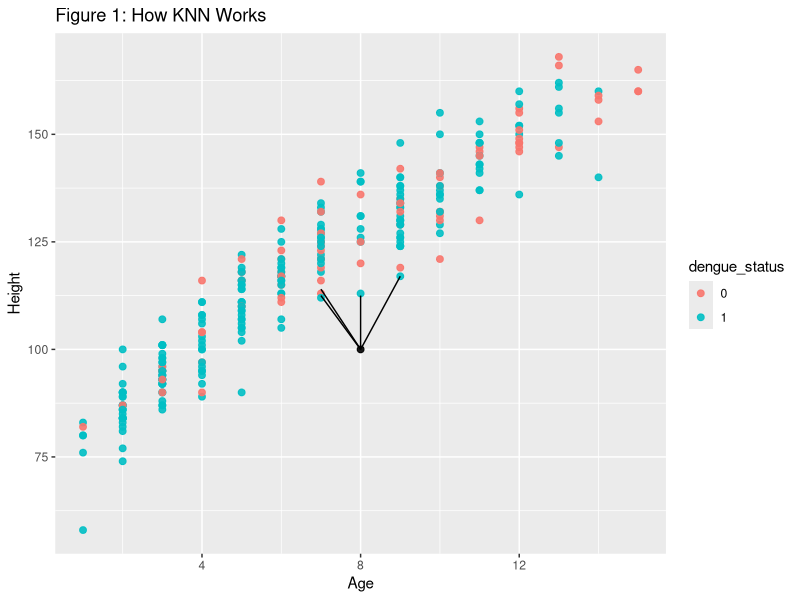
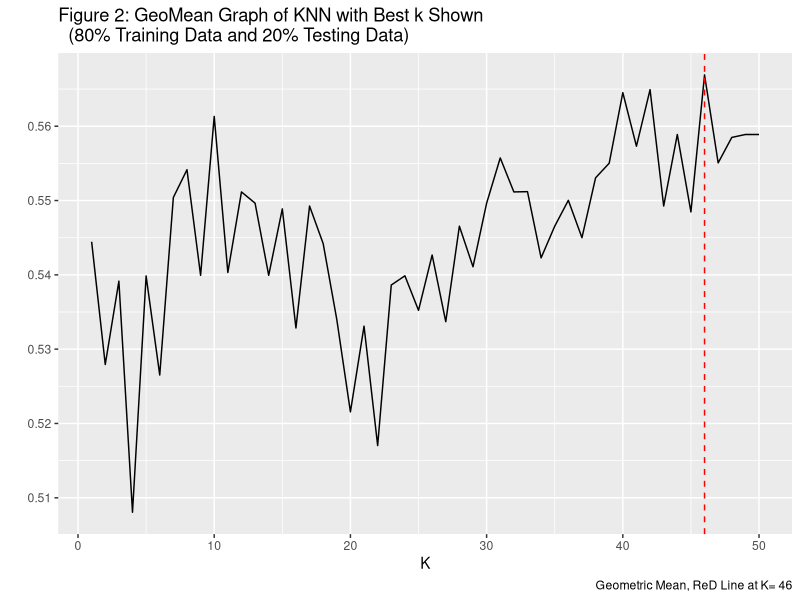
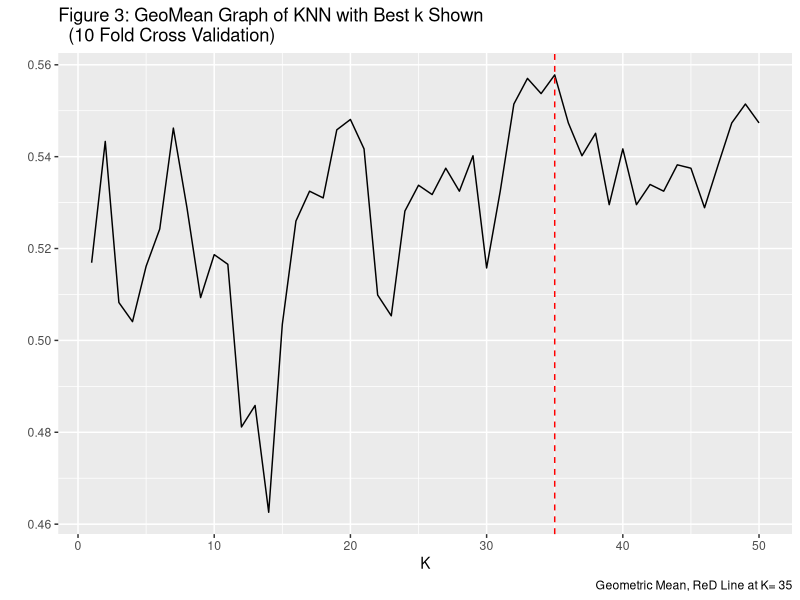
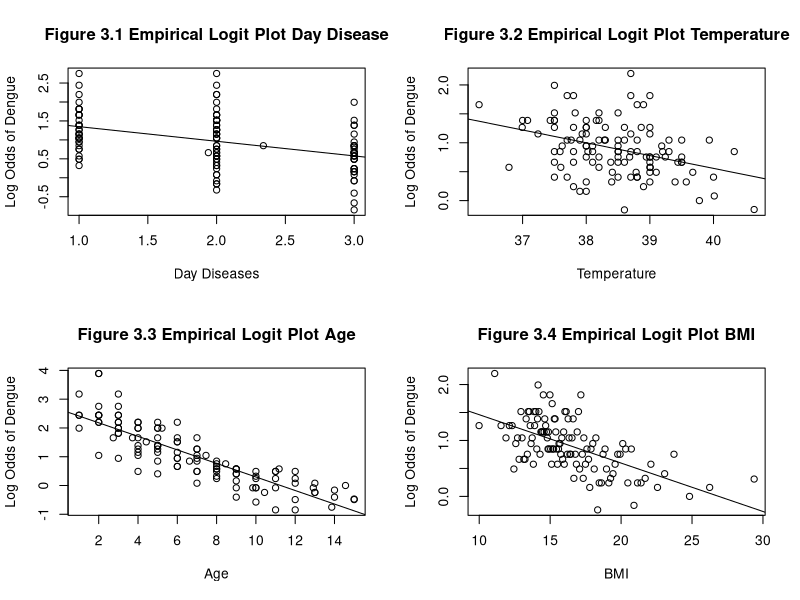
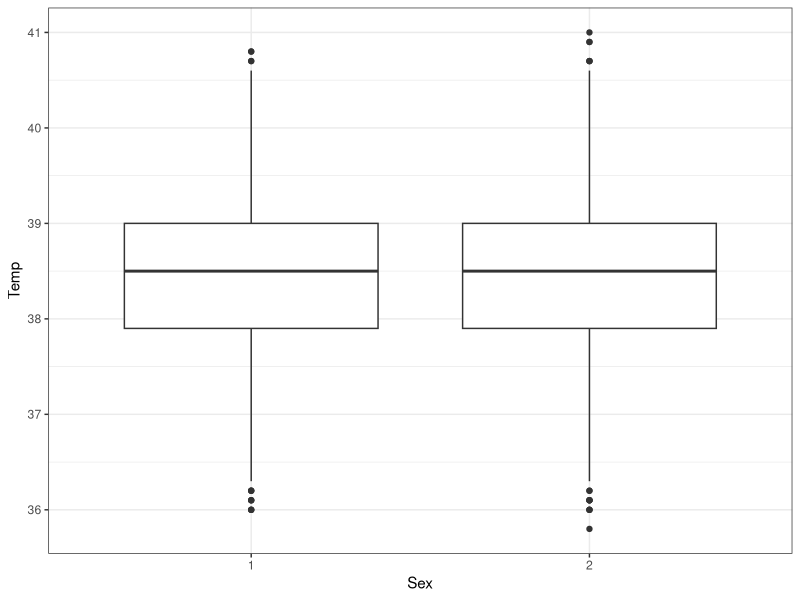
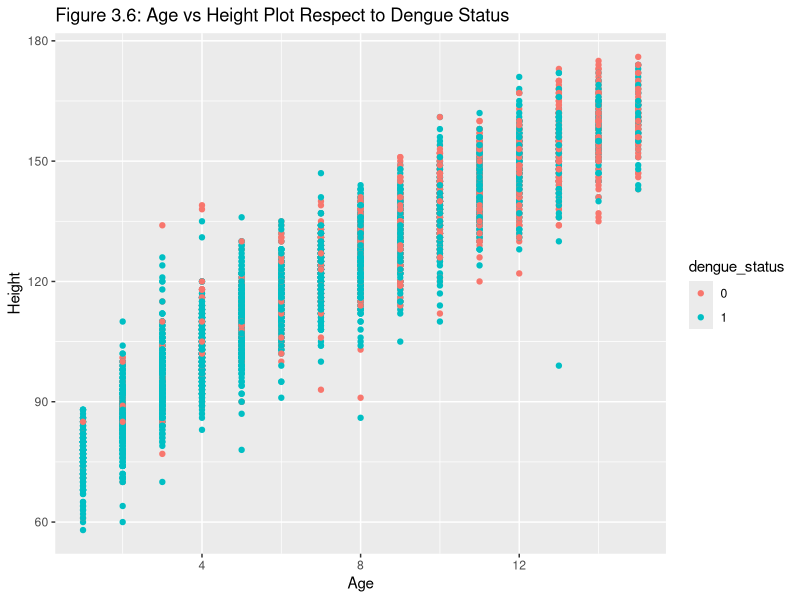

Reproduce these figures in R, in order.
## ---- chunk 1
#Load all required packages
library(ggplot2)
library(broom)
library(gridExtra)
library(dplyr)
library(class)
library(tidyverse)
library(gridExtra)
## ---- chunk 2
knitr::opts_chunk$set(echo = TRUE)
## ---- chunk 3
#Load dengue data
dengue<-read.csv("dengueData.csv")
## ---- chunk 4
#Checking if NA exists in data set
knitr::kable(sum(is.na(dengue)),col.names = "Missing Value")
## ---- chunk 5
#Take a look on data type and what the data looks like
glimpse(dengue)
## ---- chunk 6
#Create a data set for demo
knnDemo<-data.frame("dengue_status"= dengue$Y,"Age"= dengue$Age, "Height"= dengue$Height)
## ---- chunk 7
numb<-nrow(knnDemo)
#Set a seed for sampling
set.seed(363663)
#Subset a small portion of the full data set for demonstration purpose 
DemoSubsetRow<-sample(1:numb,numb*0.05,replace = FALSE)
SetForDemo<-knnDemo[DemoSubsetRow,]  
## ---- chunk 8
example_data<-data.frame("Age"= rep(NA,1),"Height"=rep(NA,1))
example_data$Age[1]<-8
example_data$Height[1]<-100

SetForDemo<-SetForDemo%>%
  mutate(dengue_status=as.character(dengue_status))
#demoTest<-example_data%>%
 # mutate(dengue_status_test=as.character(dengue_status))
ggplot()+
  geom_point(data = SetForDemo,aes(x=Age,y=Height,col=dengue_status),size=2,alpha=0.9,shape=19)+
  geom_point(data =example_data,aes(x=Age,y=Height),size=2,alpha=0.9,shape=19)+
  geom_segment(aes(x=8,xend=8,
                   y=100,yend=112.5))+
  geom_segment(aes(x=8,xend=7,
                   y=100,yend=112.5))+
  geom_segment(aes(x=8,xend=7,
                   y=100,yend=114))+
  geom_segment(aes(x=8,xend=9,
                   y=100,yend=117))+
  
  ggtitle("Figure 1: How KNN Works")
  
  
## ---- chunk 9
knnActual<-dengue
## ---- chunk 10
q<-nrow(knnActual)
#Set a seed for sampling
set.seed(363663)
manually_select<-sample(1:q,q*0.8,replace = "FALSE")
manual_train<-dengue[manually_select,]
manual_test<-dengue[-manually_select,]
storage8020<-data.frame("Predictions" = rep(NA,1146))
#Find rows with positive and negative result
    true1_split<-which(manual_test$Y == 1)
    true0_split<-which(manual_test$Y == 0)
    
#Compute the amount of rows corresponding to each result
    ntrue1_split<-length(true1_split)
    ntrue0_split<-length(true0_split)
    
storage_split<-data.frame("K"= rep(NA,50),"GeoMean"= rep(NA,50))

for(t in 1:50){
  storage_split$K[t]<-t
  k_preds_split<-knn(manual_train[,c(2,3,8,9)],manual_test[,c(2,3,8,9)],k=t,cl=manual_train$Y)
  storage8020$Predictions<-as.numeric(as.character(k_preds_split))
  
  sensitivity_split<-sum(k_preds_split[true1_split] == 1)/ntrue1_split

  specificity_split<-sum(k_preds_split[true0_split] == 0)/ntrue0_split
  storage_split$GeoMean[t]<-sqrt(sensitivity_split*specificity_split)

  

}
  
## ---- chunk 11
#Create plot to find the best k for KNN 
knnSplit<-ggplot(storage_split,aes(K,GeoMean))+
  geom_line()+
  labs(caption = paste("Geometric Mean, ReD Line at K=", which.max(storage_split$GeoMean)),title = "Figure 2: GeoMean Graph of KNN with Best k Shown
  (80% Training Data and 20% Testing Data)",y = " ")+
  geom_vline(xintercept = which.max(storage_split$GeoMean),lty = 2,col="red")
knnSplit
## ---- chunk 12
knitr::kable(table(storage8020$Predictions, manual_test$Y), caption= "Table 1: Confusion Matrix of Dengue Status Prediction(80% Training & 20% Testing ) ", col = c("Not Dengue", "Dengue"))
## ---- chunk 13
n<-nrow(knnActual)
nk<-50
storage<-data.frame("K"=rep(NA,nk),
                    "Sensitivity" = rep(NA,nk),
                    "Specificity" = rep(NA,nk),
                    "GeoMean" = rep(NA,nk))

#Set a seed for sampling and create a pool and set fold for K fold CV
set.seed(363663)
pool<-rep(1:10,573)

fold<-sample(pool,5726,replace = FALSE)

#Outer loop for increment k 
for(k in 1:nk){
  storage$K[k]<-k
  
  storage_inner<-data.frame("YHat" = rep(NA,n))
  #Inner loop for 10 fold CV
  for(i in 1:10){
    #Find data in each fold
    infold<-which(fold == i)
    
    #Create training and testing sets
    Train_Dengue<-knnActual[-infold,]
    Test_Dengue<-knnActual[infold,]
    
    #Run Knn
    k_preds<-knn(Train_Dengue[,c(2,3,8,9)],Test_Dengue[,c(2,3,8,9)],k=k,cl=Train_Dengue$Y)
    
    #store results
    storage_inner$YHat[infold]<-as.numeric(as.character(k_preds))
    
    #Find rows with positive and negative result
    true1K<-which(Test_Dengue$Y == 1)
    true0K<-which(Test_Dengue$Y == 0)
    
    #Compute the amount of rows corresponding to each result
    ntrue1K<-length(true1K)
    ntrue0K<-length(true0K)
#Compute sensitivity and specificity, as well as GeoMetric Mean for determining the best value for k
sensitivity<-sum(k_preds[true1K] == 1)/ntrue1K
storage$Sensitivity[k]<-sensitivity
specificity<-sum(k_preds[true0K] == 0)/ntrue0K
storage$Specificity[k]<-specificity
storage$GeoMean[k]<-sqrt(sensitivity*specificity)
  }
}




## ---- chunk 14
#Create plot to find the best k for KNN 
knnActualPlot<-ggplot(storage,aes(K,GeoMean))+
  geom_line()+
  labs(caption = paste("Geometric Mean, ReD Line at K=", which.max(storage$GeoMean)),title = "Figure 3: GeoMean Graph of KNN with Best k Shown
  (10 Fold Cross Validation)",y = " ")+
  geom_vline(xintercept = which.max(storage$GeoMean),lty = 2,col="red")
#Show Plot
knnActualPlot
## ---- chunk 15
knitr::kable(table(storage_inner$YHat, dengue$Y), caption= "Table 2: Confusion Matrix of Predicting Dengue Status (10 Fold CV & KNN with K = 35)  ", col = c("Not Dengue", "Dengue"))  
## ---- chunk 16
#Load function for empirical logit plot
emplogitPlot <- function(x, y, binsize = NULL, ci = FALSE, probit = FALSE,
prob = FALSE, main = NULL, xlab = "", ylab = "", lowess.in = FALSE){
  
  if(class(y) =="character"){
   y <- as.numeric(as.factor(y))-1
   }
  
  if (length(x) != length(y))
    stop("x and y lengths differ")
  if (any(y < 0 | y > 1))
    stop("y not between 0 and 1")
  if (length(x) < 100 & is.null(binsize))
    stop("Less than 100 observations: specify binsize manually")
  
  if (is.null(binsize)) binsize = min(round(length(x)/10), 50)
  
  if (probit){
    link = qnorm
    if (is.null(main)) main = "Empirical probits"
  } else {
    link = function(x) log(x/(1-x))
    if (is.null(main)) main = "Empirical logits"
  }
  
  sort = order(x)
  x = x[sort]
  y = y[sort]
  a = seq(1, length(x), by=binsize)
  b = c(a[-1] - 1, length(x))
  
  prob = xmean = ns = rep(0, length(a)) # ns is for CIs
  for (i in 1:length(a)){
    range = (a[i]):(b[i])
    prob[i] = mean(y[range])
    xmean[i] = mean(x[range])
    ns[i] = b[i] - a[i] + 1 # for CI 
  }
  
  extreme = (prob == 1 | prob == 0)
  prob[prob == 0] = min(prob[!extreme])
  prob[prob == 1] = max(prob[!extreme])
  
  g = link(prob) # logits (or probits if probit == TRUE)
  
  linear.fit = lm(g[!extreme] ~ xmean[!extreme])
  b0 = linear.fit$coef[1]
  b1 = linear.fit$coef[2]
  
  loess.fit = loess(g[!extreme] ~ xmean[!extreme])
  
  plot(xmean, g, main=main, xlab=xlab, ylab=ylab)
  abline(b0,b1)
  if(lowess.in ==TRUE){
  lines(loess.fit$x, loess.fit$fitted, lwd=2, lty=2)
  }
}
## ---- chunk 17
#Create a data set dedicated for checking condition and EDA
dengueForCheck<-knnActual
## ---- chunk 18
#Display 4 graphs together
op<-par(mfrow=c(2,2))

#Checking linear relationship between log odds that Y=1 and four numeric Xi
logit_DayDisease<-emplogitPlot(x=dengueForCheck$DayDisease,y=dengueForCheck$Y,xlab = "Day Diseases",ylab = "Log Odds of Dengue",main = "Figure 3.1 Empirical Logit Plot Day Disease")

logit_Temp<-emplogitPlot(x=dengueForCheck$Temp,y=dengueForCheck$Y,xlab = "Temperature",ylab = "Log Odds of Dengue",main = "Figure 3.2 Empirical Logit Plot Temperature")

logit_Age<-emplogitPlot(x=dengueForCheck$Age,y=dengueForCheck$Y,xlab = "Age",ylab = "Log Odds of Dengue",main = "Figure 3.3 Empirical Logit Plot Age")

logit_BMI<-emplogitPlot(x=dengueForCheck$BMI,y=dengueForCheck$Y,xlab = "BMI",ylab = "Log Odds of Dengue",main = "Figure 3.4 Empirical Logit Plot BMI")

## ---- chunk 19
#Convert sex from a numeric feature to categorical
dengueForCheck$Sex=as.factor(dengueForCheck$Sex)
BoxDengue<-ggplot(data=dengueForCheck,aes(x=Sex,y=Temp,fill=Temp))+
  theme_bw()+
  geom_boxplot()
BoxDengue
## ---- chunk 20
knnActual%>%
  mutate(dengue_status=as.factor(Y))%>%
  ggplot(aes(x=Age,y=Height,color=dengue_status))+
  geom_point()+
  ggtitle("Figure 3.6: Age vs Height Plot Respect to Dengue Status")
## ---- chunk 21
#Checking correlations between variable to determine multicolinearity
correlation<-cor(dengueForCheck[,c(2,8:11)])
correlation_tr<-round(correlation,3)
knitr::kable(correlation_tr)
## ---- chunk 22
#Set seed for sampling
set.seed(363663)
n<-nrow(knnActual)
storage_logistic<-data.frame("Predicted" = rep(NA,5726))

#Creating pools and set fold for K fold CV
logisticpool<-rep(1:10,573)

#Sampling for the pool, assign rows with fold number 
logisticfold<-sample(logisticpool,5726,replace = FALSE)

#Subset a data set for training logistic model
logisticTotal<-knnActual[,c(1,2,4,8,9,11,12,13,14,15)]

#Create for loop to train the model 
for(i in 1:10){
  inlogistic<-which(logisticfold==i)
  logisticTrain<-logisticTotal[-inlogistic,]
  logisticTest<-logisticTotal[inlogistic,]
  
  modelTrained<-glm(data=logisticTrain,family = binomial,Y~Sex+Vomiting+Temp+Age*Weight+BMI+Rash+Age+Weight)
  probabilities<-predict(modelTrained,newdata=logisticTest)
  predicted.Y<-ifelse(probabilities>0.5,"1","0")
  storage_logistic$Predicted[inlogistic]<-as.numeric(as.character(predicted.Y))
  
}

modelTotal<-glm(data=dengue,family = binomial,Y~Sex+Vomiting+Temp+Age*Weight+BMI+Rash+Age+Weight)
storage_modelTotal<-data.frame("Prediction"= rep(NA,5726))
ModelTotalprobabilities<-predict(modelTotal,newdata=dengue)
predicted.YTotal<-ifelse(ModelTotalprobabilities>0.5,"1","0")
storage_modelTotal$Prediction<-as.numeric(as.character(predicted.YTotal))
knitr::kable(table(storage_logistic$Predicted, dengue$Y), caption= "Table x: Confusion Matrix of Predicting Dengue Status (Logistic Regerssion & 10 Fold CV) ", col = c("Not Dengue", "Dengue"))  
## ---- chunk 23
knitr::kable(table(storage_logistic$Predicted, knnActual$Y), caption= "Table 3: Confusion Matrix of Predicting Dengue Status (Logistic Regerssion & 10 Fold cv)  ", col = c("Not Dengue", "Dengue"))  
